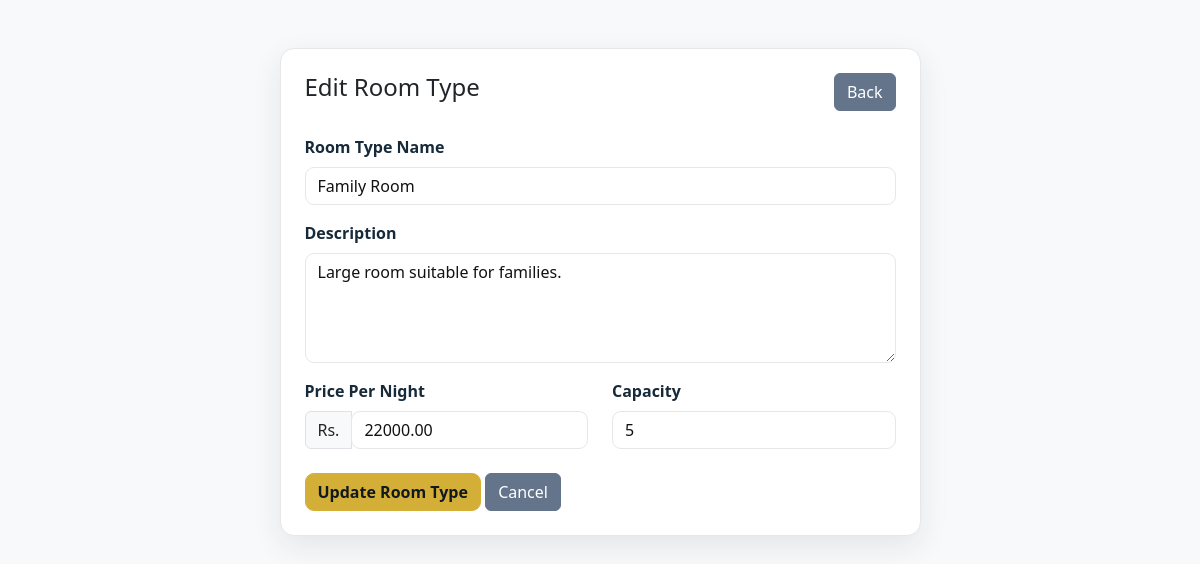
/admin/edit_room_type.php?id=3 (signed in), run on the app's committed database.
### tables this page shows
CREATE TABLE `room_types` (
  `id` int(11) NOT NULL,
  `type_name` varchar(100) NOT NULL,
  `description` text DEFAULT NULL,
  `base_price` decimal(10,2) NOT NULL,
  `capacity` int(11) NOT NULL DEFAULT 1,
  `created_at` timestamp NOT NULL DEFAULT current_timestamp()
);

### includes/functions.php (called while the page is built, shortened)
<?php
function e($value)
{
    return htmlspecialchars(
        $value ?? '',
        ENT_QUOTES,
        'UTF-8'
    );
}

### admin/edit_room_type.php (the view, shortened to what this page needs)
<?php
require_once "../config/db.php";
require_once "../includes/functions.php";
$id = (int) ($_GET["id"] ?? 0);
$stmt = $pdo->prepare("
    SELECT *
    FROM room_types
    WHERE id = ?
");
$stmt->execute([$id]);
$roomType = $stmt->fetch();
?>
<!DOCTYPE html>
<html lang="en">
<head>
<link rel="stylesheet" href="../assets/css/style.css">
    <link
        href="https://cdn.jsdelivr.net/npm/bootstrap@5.3.3/dist/css/bootstrap.min.css"
        rel="stylesheet"
    >
<link rel="stylesheet" href="../assets/css/velora.css">
</head>
<body class="bg-light">
<div class="container py-5">
    <div class="row justify-content-center">
        <div class="col-md-7">
            <div class="card shadow border-0">
                <div class="card-body p-4">
                    <div class="d-flex justify-content-between mb-4">
                        <h4>
                            Edit Room Type
                        </h4>
                        <a
                            href="room_types.php"
                            class="btn btn-secondary"
                        >
                            Back
                        </a>
                    </div>
                    <form method="POST">
                        <div class="mb-3">
                            <label class="form-label">
                                Room Type Name
                            </label>
                            <input
                                type="text"
                                name="type_name"
                                class="form-control"
                                value="<?= e(
                                    $roomType["type_name"]
                                ) ?>"
                                required
                            >
                        </div>
                        <div class="mb-3">
                            <label class="form-label">
                                Description
                            </label>
                            <textarea
                                name="description"
                                class="form-control"
                                rows="4"
                            ><?= e(
                                $roomType["description"]
                            ) ?></textarea>
                        </div>
                        <div class="row">
                            <div class="col-md-6">
                                <label class="form-label">
                                    Price Per Night
                                </label>
                                <div class="input-group">
                                    <span class="input-group-text">
                                        Rs.
                                    </span>
                                    <input
                                        type="number"
                                        name="base_price"
                                        class="form-control"
                                        min="1"
                                        step="0.01"
                                        value="<?= e(
                                            $roomType["base_price"]
                                        ) ?>"
                                        required
                                    >
                                </div>
                            </div>
                            <div class="col-md-6">
                                <label class="form-label">
                                    Capacity
                                </label>
                                <input
                                    type="number"
                                    name="capacity"
                                    class="form-control"
                                    min="1"
                                    value="<?= e(
                                        $roomType["capacity"]
                                    ) ?>"
                                    required
                                >
                            </div>
                        </div>
                        <div class="mt-4">
                            <button
                                type="submit"
                                name="update_room_type"
                                class="btn btn-primary"
                            >
                                Update Room Type
                            </button>
                            <a
                                href="room_types.php"
                                class="btn btn-secondary"
                            >
                                Cancel
                            </a>
                        </div>
                    </form>
                </div>
            </div>
        </div>
    </div>
</div>
</body>
</html>

### assets/css/velora.css (style rules this page uses)
:root { --velora-navy:#0f2034;--velora-dark:#091522;--velora-gold:#d4af37;--velora-gold-hover:#f1ce57; --velora-bg:#f8f6f1;--velora-white:#fff;--velora-text:#172a3a;--velora-muted:#64748b;--velora-border:#e5e7eb; --velora-success:#198754;--velora-danger:#dc3545;--velora-warning:#d4af37;--velora-shadow:0 10px 30px rgba(15,32,52,.09) }
* { box-sizing:border-box }
body { font-family:"Segoe UI",Arial,sans-serif!important;background:var(--velora-bg)!important;color:var(--velora-text)!important }
a { transition:.2s ease }
.btn-primary,.primary-btn,.main-btn,.search-button,.login-btn,.register-btn { background:var(--velora-gold)!important;border-color:var(--velora-gold)!important;color:#101820!important;font-weight:700!important;border-radius:9px!important }
.btn-secondary { background:#64748b!important;border-color:#64748b!important }
.form-control,.form-select { border:1px solid var(--velora-border)!important;border-radius:9px!important;color:#111!important;background:#fff!important }
.form-label { color:var(--velora-text)!important;font-weight:600 }
.card,.dashboard-card,.stat-card,.booking-card,.summary-card,.info-box,.detail-box,.total-box { background:#fff!important;border:1px solid var(--velora-border)!important;border-radius:14px!important;box-shadow:var(--velora-shadow)!important }

### data on the page
room_types: type_name "Family Room", description "Large room suitable for families.", base_price "22000.00", capacity "5"
